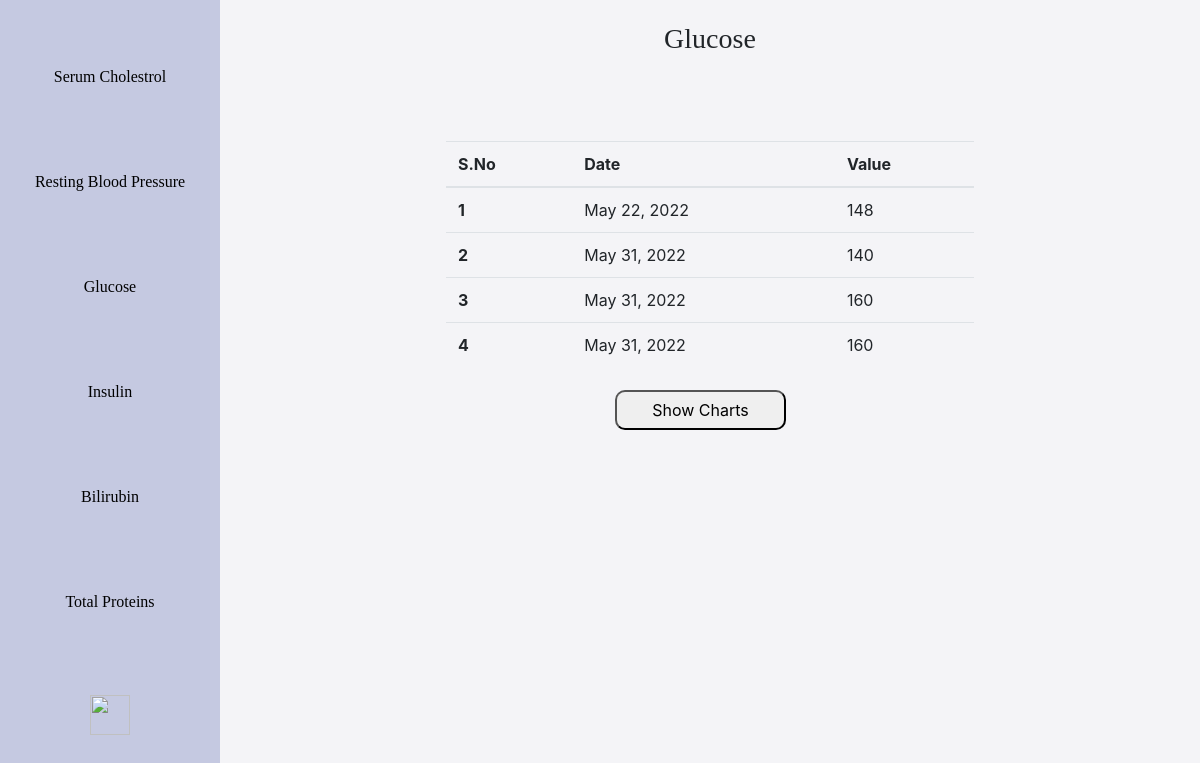
The page /analyze/glucose/ (signed in) on the database as committed earlier.
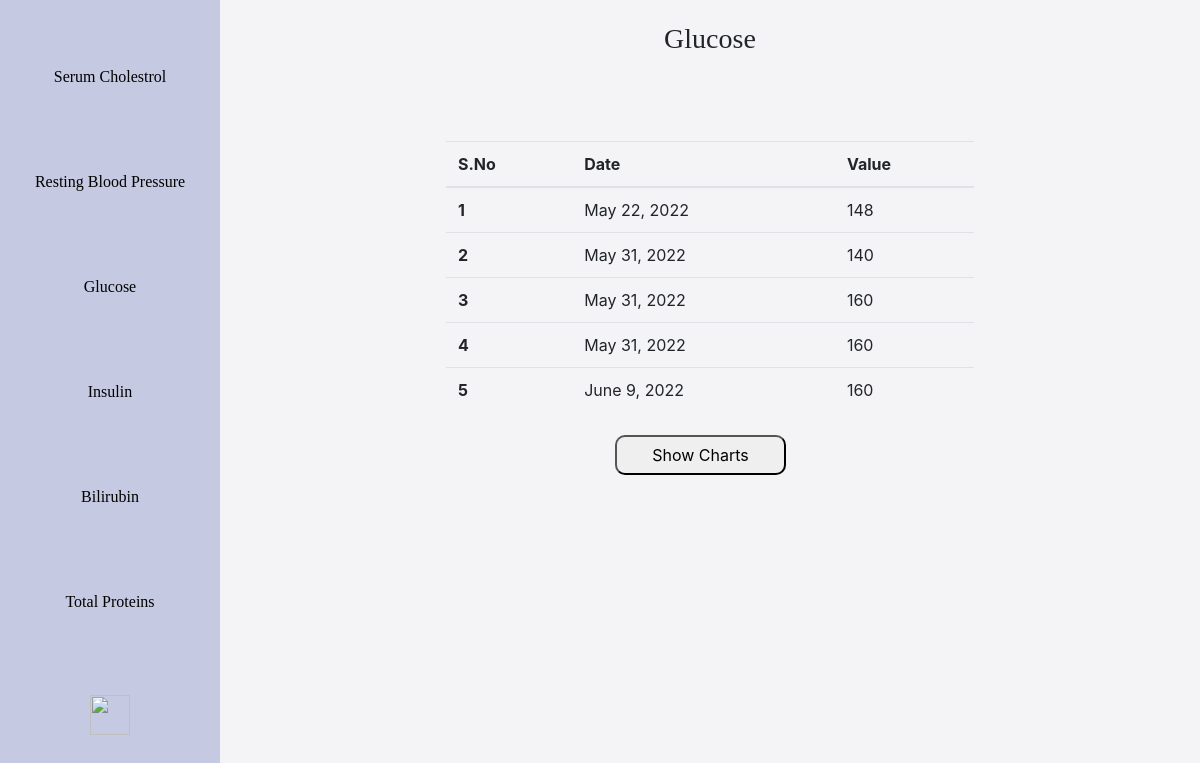
The same page on the database as committed later.
### backend/models.py (models this page shows, shortened)
class DiabetesPatient(models.Model):
    user = models.ForeignKey(User, on_delete=models.CASCADE)
    glucose = models.CharField(max_length = 3, blank=False)
    blood_pressure = models.CharField(max_length = 3, blank=False)
    insulin = models.CharField(max_length = 3, blank=False)
    body_mass_index = models.CharField(max_length=4, blank=False)
    age = models.CharField(max_length=3, blank=False)
    date = models.DateTimeField(auto_now_add=True)

### backend/views.py (the view, shortened to what this page needs)
# urls.py: path('analyze/<str:parameter>/', views.analyze1, name='analyze'),
@login_required
def analyze1(request, parameter):
    current_user = request.user
    heart_array = HeartPatient.objects.all().filter(user=current_user)
    diabetes_array = DiabetesPatient.objects.all().filter(user=current_user)
    liver_array = LiverPatient.objects.all().filter(user=current_user)
    def foo(arr, x):
        x_arr = []
        date_array = []
        for record in arr:
            if x == "serum_cholesterol":
                x_arr.append(record.serum_cholesterol)
            elif x == "resting_blood_pressure":
                x_arr.append(record.resting_blood_pressure)
            elif x == "glucose":
                x_arr.append(record.glucose)
            elif x == "insulin":
                x_arr.append(record.insulin)
            elif x == "bilirubin":
                x_arr.append(record.total_bilirubin)
            elif x == "total_protiens":
                x_arr.append(record.total_protiens)
            date_array.append(record.date.date())
        return [x_arr, date_array]
    context = {}
    test_taken = False
    if parameter == "cholesterol":
        temp = foo(heart_array, 'serum_cholesterol')
        context['value_array'] = temp[0]
        context['date_array'] = temp[1]
        list = zip(temp[0], temp[1])
        context['list'] = list
        context['value'] = 'serum_cholesterol'
        context['heading'] = 'Serum Cholesterol'
        test_taken = True
    elif parameter == "glucose":
        temp = foo(diabetes_array, 'glucose')
        context['value_array'] = temp[0]
        context['date_array'] = temp[1]
        context['list'] = zip(temp[0], temp[1])
        context['value'] = 'glucose'
        context['heading'] = 'Glucose'
        test_taken = True
    context['test_taken'] = test_taken
    print(test_taken)
    return render(request,'backend/analyze.html', context)

### backend/templates/backend/analyze.html (shortened to what this page needs)
{% extends "backend/base.html"%}
{% load crispy_forms_tags %}
{% load static %}
{% block content %}
<body>
  <div class="sidebar">
    <a href="{% url 'analyze' 'cholesterol' %}">
      Serum Cholestrol
    </a>
    <a href="{% url 'analyze' 'restingBloodPressure' %}">
      Resting Blood Pressure
    </a>
    <a href="{% url 'analyze' 'glucose' %}">
      Glucose
    </a>
    <a href="{% url 'analyze' 'insulin' %}">
      Insulin
    </a>
    <a href="{% url 'analyze' 'bilirubin' %}">
      Bilirubin
    </a>
    <a href="{% url 'analyze' 'total_protiens' %}">
      Total Proteins
    </a>
    <a href="{% url 'home' %}">
      <img src="https://upload.wikimedia.org/wikipedia/commons/thumb/e/e6/Home_Icon.svg/2048px-Home_Icon.svg.png" class="home-img">
    </a>
  </div>
  <div class="content">
    <h3>{{heading}}</h3>
    {% if list %}
    <table class="table">
      <thead>
        <tr>
          <th scope="col">S.No</th>
          <th scope="col">Date</th>
          <th scope="col">Value</th>
        </tr>
      </thead>
      <tbody>
        {% for date, value in list %}
        <tr>
          <th scope="row">{{forloop.counter}}</th>
          <td>{{value}}</td>
          <td>{{date}}</td>
        </tr>
        {% endfor %}
      </tbody>
    </table>
    <button class="show-chart-btn">Show Charts</button>
    {% else %}
    <h2> It looks like you haven't take the test of the disease which includes this parameter. </h2>
    {% endif %}
  </div>
</body>
{% endblock %}

Rows that differ between the two databases and show on the page:
added DiabetesPatient: list "160"
Other text that changed with them:
new list line: "5 June 9, 2022"
